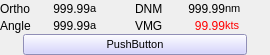
<?xml version="1.0" encoding="UTF-8"?>
<ui version="4.0">
 <class>BoardWP</class>
 <widget class="QWidget" name="BoardWP">
  <property name="geometry">
   <rect>
    <x>0</x>
    <y>0</y>
    <width>270</width>
    <height>55</height>
   </rect>
  </property>
  <property name="sizePolicy">
   <sizepolicy hsizetype="Fixed" vsizetype="Fixed">
    <horstretch>0</horstretch>
    <verstretch>0</verstretch>
   </sizepolicy>
  </property>
  <property name="minimumSize">
   <size>
    <width>270</width>
    <height>55</height>
   </size>
  </property>
  <property name="maximumSize">
   <size>
    <width>270</width>
    <height>55</height>
   </size>
  </property>
  <property name="windowTitle">
   <string>Form</string>
  </property>
  <layout class="QVBoxLayout" name="verticalLayout">
   <property name="spacing">
    <number>0</number>
   </property>
   <property name="margin">
    <number>0</number>
   </property>
   <item>
    <layout class="QHBoxLayout" name="horizontalLayout_4">
     <item>
      <layout class="QGridLayout" name="gridLayout_3">
       <property name="spacing">
        <number>0</number>
       </property>
       <item row="0" column="0">
        <widget class="QLabel" name="ortho_label">
         <property name="sizePolicy">
          <sizepolicy hsizetype="Preferred" vsizetype="Preferred">
           <horstretch>0</horstretch>
           <verstretch>0</verstretch>
          </sizepolicy>
         </property>
         <property name="minimumSize">
          <size>
           <width>0</width>
           <height>13</height>
          </size>
         </property>
         <property name="font">
          <font>
           <family>MS Shell Dlg 2</family>
           <weight>50</weight>
           <bold>false</bold>
          </font>
         </property>
         <property name="text">
          <string>Ortho</string>
         </property>
         <property name="alignment">
          <set>Qt::AlignLeading|Qt::AlignLeft|Qt::AlignVCenter</set>
         </property>
        </widget>
       </item>
       <item row="0" column="1">
        <widget class="QLabel" name="ortho">
         <property name="sizePolicy">
          <sizepolicy hsizetype="Preferred" vsizetype="Preferred">
           <horstretch>0</horstretch>
           <verstretch>0</verstretch>
          </sizepolicy>
         </property>
         <property name="minimumSize">
          <size>
           <width>0</width>
           <height>14</height>
          </size>
         </property>
         <property name="font">
          <font>
           <family>MS Shell Dlg 2</family>
           <pointsize>9</pointsize>
           <weight>50</weight>
           <bold>false</bold>
          </font>
         </property>
         <property name="text">
          <string>999.99</string>
         </property>
         <property name="alignment">
          <set>Qt::AlignRight|Qt::AlignTrailing|Qt::AlignVCenter</set>
         </property>
        </widget>
       </item>
       <item row="0" column="2">
        <widget class="QLabel" name="deg_unit_1">
         <property name="sizePolicy">
          <sizepolicy hsizetype="Preferred" vsizetype="Preferred">
           <horstretch>0</horstretch>
           <verstretch>0</verstretch>
          </sizepolicy>
         </property>
         <property name="minimumSize">
          <size>
           <width>0</width>
           <height>13</height>
          </size>
         </property>
         <property name="font">
          <font>
           <family>MS Shell Dlg 2</family>
           <pointsize>8</pointsize>
           <weight>50</weight>
           <bold>false</bold>
          </font>
         </property>
         <property name="text">
          <string>a</string>
         </property>
        </widget>
       </item>
       <item row="1" column="0">
        <widget class="QLabel" name="angle_label">
         <property name="minimumSize">
          <size>
           <width>0</width>
           <height>14</height>
          </size>
         </property>
         <property name="font">
          <font>
           <family>MS Shell Dlg 2</family>
           <weight>50</weight>
           <bold>false</bold>
          </font>
         </property>
         <property name="text">
          <string>Angle</string>
         </property>
         <property name="alignment">
          <set>Qt::AlignLeading|Qt::AlignLeft|Qt::AlignVCenter</set>
         </property>
        </widget>
       </item>
       <item row="1" column="2">
        <widget class="QLabel" name="deg_unit_2">
         <property name="minimumSize">
          <size>
           <width>0</width>
           <height>14</height>
          </size>
         </property>
         <property name="font">
          <font>
           <family>MS Shell Dlg 2</family>
           <pointsize>8</pointsize>
           <weight>50</weight>
           <bold>false</bold>
          </font>
         </property>
         <property name="text">
          <string>a</string>
         </property>
        </widget>
       </item>
       <item row="1" column="1">
        <widget class="QLabel" name="angle">
         <property name="minimumSize">
          <size>
           <width>0</width>
           <height>14</height>
          </size>
         </property>
         <property name="font">
          <font>
           <family>MS Shell Dlg 2</family>
           <pointsize>9</pointsize>
           <weight>50</weight>
           <bold>false</bold>
          </font>
         </property>
         <property name="text">
          <string>999.99</string>
         </property>
         <property name="alignment">
          <set>Qt::AlignRight|Qt::AlignTrailing|Qt::AlignVCenter</set>
         </property>
        </widget>
       </item>
      </layout>
     </item>
     <item>
      <layout class="QGridLayout" name="gridLayout_4">
       <property name="spacing">
        <number>0</number>
       </property>
       <item row="0" column="0">
        <widget class="QLabel" name="dnm_label">
         <property name="minimumSize">
          <size>
           <width>0</width>
           <height>14</height>
          </size>
         </property>
         <property name="font">
          <font>
           <family>MS Shell Dlg 2</family>
           <weight>50</weight>
           <bold>false</bold>
          </font>
         </property>
         <property name="text">
          <string>DNM</string>
         </property>
         <property name="alignment">
          <set>Qt::AlignLeading|Qt::AlignLeft|Qt::AlignVCenter</set>
         </property>
        </widget>
       </item>
       <item row="0" column="1">
        <widget class="QLabel" name="dnm">
         <property name="minimumSize">
          <size>
           <width>0</width>
           <height>14</height>
          </size>
         </property>
         <property name="font">
          <font>
           <family>MS Shell Dlg 2</family>
           <pointsize>9</pointsize>
           <weight>50</weight>
           <bold>false</bold>
          </font>
         </property>
         <property name="text">
          <string>999.99</string>
         </property>
         <property name="alignment">
          <set>Qt::AlignRight|Qt::AlignTrailing|Qt::AlignVCenter</set>
         </property>
        </widget>
       </item>
       <item row="0" column="2">
        <widget class="QLabel" name="unit_nm">
         <property name="minimumSize">
          <size>
           <width>0</width>
           <height>14</height>
          </size>
         </property>
         <property name="font">
          <font>
           <family>MS Shell Dlg 2</family>
           <pointsize>8</pointsize>
           <weight>50</weight>
           <bold>false</bold>
          </font>
         </property>
         <property name="text">
          <string>nm</string>
         </property>
        </widget>
       </item>
       <item row="1" column="0">
        <widget class="QLabel" name="vmg_label">
         <property name="minimumSize">
          <size>
           <width>0</width>
           <height>14</height>
          </size>
         </property>
         <property name="font">
          <font>
           <family>MS Shell Dlg 2</family>
           <weight>50</weight>
           <bold>false</bold>
          </font>
         </property>
         <property name="text">
          <string>VMG</string>
         </property>
         <property name="alignment">
          <set>Qt::AlignLeading|Qt::AlignLeft|Qt::AlignVCenter</set>
         </property>
        </widget>
       </item>
       <item row="1" column="1">
        <widget class="QLabel" name="vmg">
         <property name="minimumSize">
          <size>
           <width>0</width>
           <height>14</height>
          </size>
         </property>
         <property name="font">
          <font>
           <family>MS Shell Dlg 2</family>
           <pointsize>9</pointsize>
           <weight>50</weight>
           <bold>false</bold>
          </font>
         </property>
         <property name="styleSheet">
          <string notr="true">color: rgb(255, 0, 0);</string>
         </property>
         <property name="text">
          <string>99.99</string>
         </property>
         <property name="alignment">
          <set>Qt::AlignRight|Qt::AlignTrailing|Qt::AlignVCenter</set>
         </property>
        </widget>
       </item>
       <item row="1" column="2">
        <widget class="QLabel" name="unit_kts">
         <property name="minimumSize">
          <size>
           <width>0</width>
           <height>14</height>
          </size>
         </property>
         <property name="font">
          <font>
           <family>MS Shell Dlg 2</family>
           <pointsize>8</pointsize>
           <weight>50</weight>
           <bold>false</bold>
          </font>
         </property>
         <property name="styleSheet">
          <string notr="true">color: rgb(255, 0, 0);</string>
         </property>
         <property name="text">
          <string>kts</string>
         </property>
        </widget>
       </item>
      </layout>
     </item>
    </layout>
   </item>
   <item>
    <layout class="QHBoxLayout" name="horizontalLayout">
     <item>
      <spacer name="horizontalSpacer">
       <property name="orientation">
        <enum>Qt::Horizontal</enum>
       </property>
       <property name="sizeHint" stdset="0">
        <size>
         <width>40</width>
         <height>20</height>
        </size>
       </property>
      </spacer>
     </item>
     <item>
      <widget class="QPushButton" name="btn_WP">
       <property name="sizePolicy">
        <sizepolicy hsizetype="Fixed" vsizetype="Fixed">
         <horstretch>0</horstretch>
         <verstretch>0</verstretch>
        </sizepolicy>
       </property>
       <property name="minimumSize">
        <size>
         <width>224</width>
         <height>21</height>
        </size>
       </property>
       <property name="maximumSize">
        <size>
         <width>224</width>
         <height>21</height>
        </size>
       </property>
       <property name="font">
        <font>
         <family>MS Shell Dlg 2</family>
         <pointsize>8</pointsize>
         <weight>50</weight>
         <bold>false</bold>
        </font>
       </property>
       <property name="styleSheet">
        <string notr="true">background-color: rgb(201, 199, 255);</string>
       </property>
       <property name="text">
        <string>PushButton</string>
       </property>
      </widget>
     </item>
     <item>
      <spacer name="horizontalSpacer_2">
       <property name="orientation">
        <enum>Qt::Horizontal</enum>
       </property>
       <property name="sizeHint" stdset="0">
        <size>
         <width>40</width>
         <height>20</height>
        </size>
       </property>
      </spacer>
     </item>
    </layout>
   </item>
  </layout>
 </widget>
 <resources/>
 <connections>
  <connection>
   <sender>btn_WP</sender>
   <signal>clicked()</signal>
   <receiver>BoardWP</receiver>
   <slot>slot_btnWP()</slot>
   <hints>
    <hint type="sourcelabel">
     <x>112</x>
     <y>53</y>
    </hint>
    <hint type="destinationlabel">
     <x>266</x>
     <y>66</y>
    </hint>
   </hints>
  </connection>
 </connections>
 <slots>
  <slot>slot_btnWP()</slot>
 </slots>
</ui>
